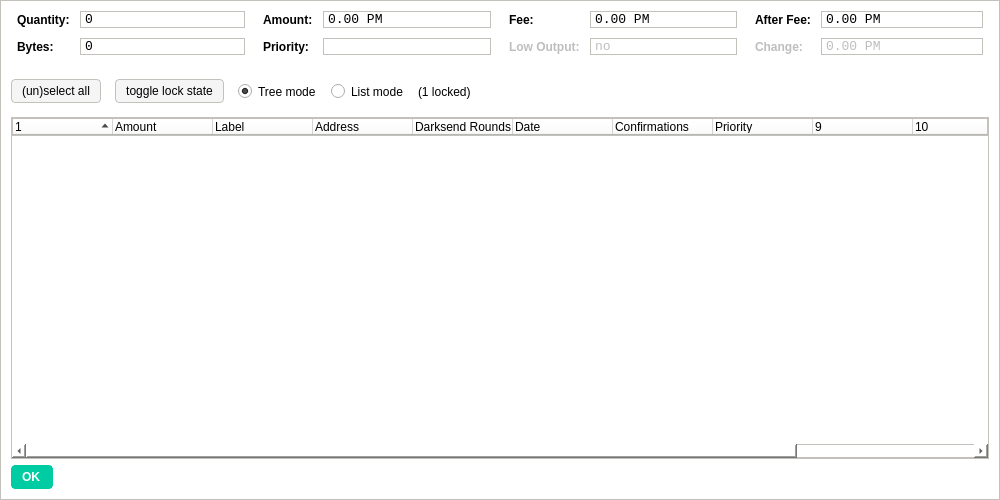
<?xml version="1.0" encoding="UTF-8"?>
<ui version="4.0">
 <class>CoinControlDialog</class>
 <widget class="QDialog" name="CoinControlDialog">
  <property name="geometry">
   <rect>
    <x>0</x>
    <y>0</y>
    <width>1000</width>
    <height>500</height>
   </rect>
  </property>
  <property name="windowTitle">
   <string>Coin Control</string>
  </property>
  <property name="styleSheet">
   <string notr="true">background-color: rgb(255, 255, 255);
border: 1px solid #c4c1bd;</string>
  </property>
  <layout class="QVBoxLayout" name="verticalLayout">
   <item>
    <layout class="QHBoxLayout" name="horizontalLayoutTop" stretch="0,0,0,0">
     <property name="topMargin">
      <number>0</number>
     </property>
     <property name="bottomMargin">
      <number>10</number>
     </property>
     <item>
      <layout class="QFormLayout" name="formLayoutCoinControl1">
       <property name="horizontalSpacing">
        <number>10</number>
       </property>
       <property name="verticalSpacing">
        <number>10</number>
       </property>
       <property name="leftMargin">
        <number>6</number>
       </property>
       <property name="rightMargin">
        <number>6</number>
       </property>
       <item row="0" column="0">
        <widget class="QLabel" name="labelCoinControlQuantityText">
         <property name="styleSheet">
          <string notr="true">font-weight:bold;
border: 0;</string>
         </property>
         <property name="text">
          <string>Quantity:</string>
         </property>
        </widget>
       </item>
       <item row="0" column="1">
        <widget class="QLabel" name="labelCoinControlQuantity">
         <property name="font">
          <font>
           <family>Monospace</family>
           <pointsize>10</pointsize>
          </font>
         </property>
         <property name="cursor">
          <cursorShape>IBeamCursor</cursorShape>
         </property>
         <property name="contextMenuPolicy">
          <enum>Qt::ActionsContextMenu</enum>
         </property>
         <property name="text">
          <string notr="true">0</string>
         </property>
         <property name="textInteractionFlags">
          <set>Qt::LinksAccessibleByMouse|Qt::TextSelectableByKeyboard|Qt::TextSelectableByMouse</set>
         </property>
        </widget>
       </item>
       <item row="1" column="0">
        <widget class="QLabel" name="labelCoinControlBytesText">
         <property name="styleSheet">
          <string notr="true">font-weight:bold;
border: 0;</string>
         </property>
         <property name="text">
          <string>Bytes:</string>
         </property>
        </widget>
       </item>
       <item row="1" column="1">
        <widget class="QLabel" name="labelCoinControlBytes">
         <property name="font">
          <font>
           <family>Monospace</family>
           <pointsize>10</pointsize>
          </font>
         </property>
         <property name="cursor">
          <cursorShape>IBeamCursor</cursorShape>
         </property>
         <property name="contextMenuPolicy">
          <enum>Qt::ActionsContextMenu</enum>
         </property>
         <property name="text">
          <string notr="true">0</string>
         </property>
         <property name="textInteractionFlags">
          <set>Qt::LinksAccessibleByMouse|Qt::TextSelectableByKeyboard|Qt::TextSelectableByMouse</set>
         </property>
        </widget>
       </item>
      </layout>
     </item>
     <item>
      <layout class="QFormLayout" name="formLayoutCoinControl2">
       <property name="horizontalSpacing">
        <number>10</number>
       </property>
       <property name="verticalSpacing">
        <number>10</number>
       </property>
       <property name="leftMargin">
        <number>6</number>
       </property>
       <property name="rightMargin">
        <number>6</number>
       </property>
       <item row="0" column="0">
        <widget class="QLabel" name="labelCoinControlAmountText">
         <property name="styleSheet">
          <string notr="true">font-weight:bold;
border: 0;</string>
         </property>
         <property name="text">
          <string>Amount:</string>
         </property>
        </widget>
       </item>
       <item row="0" column="1">
        <widget class="QLabel" name="labelCoinControlAmount">
         <property name="font">
          <font>
           <family>Monospace</family>
           <pointsize>10</pointsize>
          </font>
         </property>
         <property name="cursor">
          <cursorShape>IBeamCursor</cursorShape>
         </property>
         <property name="contextMenuPolicy">
          <enum>Qt::ActionsContextMenu</enum>
         </property>
         <property name="text">
          <string notr="true">0.00 PM</string>
         </property>
         <property name="textInteractionFlags">
          <set>Qt::LinksAccessibleByMouse|Qt::TextSelectableByKeyboard|Qt::TextSelectableByMouse</set>
         </property>
        </widget>
       </item>
       <item row="1" column="0">
        <widget class="QLabel" name="labelCoinControlPriorityText">
         <property name="styleSheet">
          <string notr="true">font-weight:bold;
border: 0;</string>
         </property>
         <property name="text">
          <string>Priority:</string>
         </property>
        </widget>
       </item>
       <item row="1" column="1">
        <widget class="QLabel" name="labelCoinControlPriority">
         <property name="font">
          <font>
           <family>Monospace</family>
           <pointsize>10</pointsize>
          </font>
         </property>
         <property name="cursor">
          <cursorShape>IBeamCursor</cursorShape>
         </property>
         <property name="contextMenuPolicy">
          <enum>Qt::ActionsContextMenu</enum>
         </property>
         <property name="text">
          <string/>
         </property>
         <property name="textInteractionFlags">
          <set>Qt::LinksAccessibleByMouse|Qt::TextSelectableByKeyboard|Qt::TextSelectableByMouse</set>
         </property>
        </widget>
       </item>
      </layout>
     </item>
     <item>
      <layout class="QFormLayout" name="formLayoutCoinControl3">
       <property name="horizontalSpacing">
        <number>10</number>
       </property>
       <property name="verticalSpacing">
        <number>10</number>
       </property>
       <property name="leftMargin">
        <number>6</number>
       </property>
       <property name="rightMargin">
        <number>6</number>
       </property>
       <item row="0" column="0">
        <widget class="QLabel" name="labelCoinControlFeeText">
         <property name="styleSheet">
          <string notr="true">font-weight:bold;
border: 0;</string>
         </property>
         <property name="text">
          <string>Fee:</string>
         </property>
        </widget>
       </item>
       <item row="0" column="1">
        <widget class="QLabel" name="labelCoinControlFee">
         <property name="font">
          <font>
           <family>Monospace</family>
           <pointsize>10</pointsize>
          </font>
         </property>
         <property name="cursor">
          <cursorShape>IBeamCursor</cursorShape>
         </property>
         <property name="contextMenuPolicy">
          <enum>Qt::ActionsContextMenu</enum>
         </property>
         <property name="text">
          <string notr="true">0.00 PM</string>
         </property>
         <property name="textInteractionFlags">
          <set>Qt::LinksAccessibleByMouse|Qt::TextSelectableByKeyboard|Qt::TextSelectableByMouse</set>
         </property>
        </widget>
       </item>
       <item row="1" column="0">
        <widget class="QLabel" name="labelCoinControlLowOutputText">
         <property name="enabled">
          <bool>false</bool>
         </property>
         <property name="styleSheet">
          <string notr="true">font-weight:bold;
border: 0;</string>
         </property>
         <property name="text">
          <string>Low Output:</string>
         </property>
        </widget>
       </item>
       <item row="1" column="1">
        <widget class="QLabel" name="labelCoinControlLowOutput">
         <property name="enabled">
          <bool>false</bool>
         </property>
         <property name="font">
          <font>
           <family>Monospace</family>
           <pointsize>10</pointsize>
          </font>
         </property>
         <property name="cursor">
          <cursorShape>IBeamCursor</cursorShape>
         </property>
         <property name="contextMenuPolicy">
          <enum>Qt::ActionsContextMenu</enum>
         </property>
         <property name="text">
          <string notr="true">no</string>
         </property>
         <property name="textInteractionFlags">
          <set>Qt::LinksAccessibleByMouse|Qt::TextSelectableByKeyboard|Qt::TextSelectableByMouse</set>
         </property>
        </widget>
       </item>
      </layout>
     </item>
     <item>
      <layout class="QFormLayout" name="formLayoutCoinControl4">
       <property name="horizontalSpacing">
        <number>10</number>
       </property>
       <property name="verticalSpacing">
        <number>10</number>
       </property>
       <property name="leftMargin">
        <number>6</number>
       </property>
       <property name="rightMargin">
        <number>6</number>
       </property>
       <item row="0" column="0">
        <widget class="QLabel" name="labelCoinControlAfterFeeText">
         <property name="styleSheet">
          <string notr="true">font-weight:bold;
border: 0;</string>
         </property>
         <property name="text">
          <string>After Fee:</string>
         </property>
        </widget>
       </item>
       <item row="0" column="1">
        <widget class="QLabel" name="labelCoinControlAfterFee">
         <property name="font">
          <font>
           <family>Monospace</family>
           <pointsize>10</pointsize>
          </font>
         </property>
         <property name="cursor">
          <cursorShape>IBeamCursor</cursorShape>
         </property>
         <property name="contextMenuPolicy">
          <enum>Qt::ActionsContextMenu</enum>
         </property>
         <property name="text">
          <string notr="true">0.00 PM</string>
         </property>
         <property name="textInteractionFlags">
          <set>Qt::LinksAccessibleByMouse|Qt::TextSelectableByKeyboard|Qt::TextSelectableByMouse</set>
         </property>
        </widget>
       </item>
       <item row="1" column="0">
        <widget class="QLabel" name="labelCoinControlChangeText">
         <property name="enabled">
          <bool>false</bool>
         </property>
         <property name="styleSheet">
          <string notr="true">font-weight:bold;
border: 0;</string>
         </property>
         <property name="text">
          <string>Change:</string>
         </property>
        </widget>
       </item>
       <item row="1" column="1">
        <widget class="QLabel" name="labelCoinControlChange">
         <property name="enabled">
          <bool>false</bool>
         </property>
         <property name="font">
          <font>
           <family>Monospace</family>
           <pointsize>10</pointsize>
          </font>
         </property>
         <property name="cursor">
          <cursorShape>IBeamCursor</cursorShape>
         </property>
         <property name="contextMenuPolicy">
          <enum>Qt::ActionsContextMenu</enum>
         </property>
         <property name="text">
          <string notr="true">0.00 PM</string>
         </property>
         <property name="textInteractionFlags">
          <set>Qt::LinksAccessibleByMouse|Qt::TextSelectableByKeyboard|Qt::TextSelectableByMouse</set>
         </property>
        </widget>
       </item>
      </layout>
     </item>
    </layout>
   </item>
   <item>
    <widget class="QFrame" name="frame">
     <property name="minimumSize">
      <size>
       <width>0</width>
       <height>40</height>
      </size>
     </property>
     <property name="styleSheet">
      <string notr="true">border: 0;</string>
     </property>
     <property name="frameShape">
      <enum>QFrame::StyledPanel</enum>
     </property>
     <property name="frameShadow">
      <enum>QFrame::Sunken</enum>
     </property>
     <widget class="QWidget" name="horizontalLayoutWidget">
      <property name="geometry">
       <rect>
        <x>0</x>
        <y>0</y>
        <width>791</width>
        <height>41</height>
       </rect>
      </property>
      <layout class="QHBoxLayout" name="horizontalLayoutPanel" stretch="0,0,0,0,0,0">
       <property name="spacing">
        <number>14</number>
       </property>
       <item>
        <widget class="QPushButton" name="pushButtonSelectAll">
         <property name="sizePolicy">
          <sizepolicy hsizetype="Maximum" vsizetype="Fixed">
           <horstretch>0</horstretch>
           <verstretch>0</verstretch>
          </sizepolicy>
         </property>
         <property name="styleSheet">
          <string notr="true">background-color: rgb(245, 245, 245);
border-radius: 4px;
border: 1px solid #c4c1bd;
font-weight: 400;
padding: 4px;
padding-left: 10px;
padding-right: 10px;</string>
         </property>
         <property name="text">
          <string>(un)select all</string>
         </property>
        </widget>
       </item>
       <item>
        <widget class="QPushButton" name="pushButtonToggleLock">
         <property name="sizePolicy">
          <sizepolicy hsizetype="Maximum" vsizetype="Fixed">
           <horstretch>0</horstretch>
           <verstretch>0</verstretch>
          </sizepolicy>
         </property>
         <property name="styleSheet">
          <string notr="true">background-color: rgb(245, 245, 245);
border-radius: 4px;
border: 1px solid #c4c1bd;
font-weight: 400;
padding: 4px;
padding-left: 10px;
padding-right: 10px;</string>
         </property>
         <property name="text">
          <string>toggle lock state</string>
         </property>
         <property name="autoDefault">
          <bool>false</bool>
         </property>
        </widget>
       </item>
       <item>
        <widget class="QRadioButton" name="radioTreeMode">
         <property name="sizePolicy">
          <sizepolicy hsizetype="Maximum" vsizetype="Fixed">
           <horstretch>0</horstretch>
           <verstretch>0</verstretch>
          </sizepolicy>
         </property>
         <property name="text">
          <string>Tree mode</string>
         </property>
         <property name="checked">
          <bool>true</bool>
         </property>
        </widget>
       </item>
       <item>
        <widget class="QRadioButton" name="radioListMode">
         <property name="sizePolicy">
          <sizepolicy hsizetype="Maximum" vsizetype="Fixed">
           <horstretch>0</horstretch>
           <verstretch>0</verstretch>
          </sizepolicy>
         </property>
         <property name="text">
          <string>List mode</string>
         </property>
        </widget>
       </item>
       <item>
        <widget class="QLabel" name="labelLocked">
         <property name="text">
          <string>(1 locked)</string>
         </property>
        </widget>
       </item>
       <item>
        <spacer name="horizontalSpacer">
         <property name="orientation">
          <enum>Qt::Horizontal</enum>
         </property>
         <property name="sizeHint" stdset="0">
          <size>
           <width>40</width>
           <height>20</height>
          </size>
         </property>
        </spacer>
       </item>
      </layout>
     </widget>
    </widget>
   </item>
   <item>
    <widget class="CoinControlTreeWidget" name="treeWidget">
     <property name="contextMenuPolicy">
      <enum>Qt::CustomContextMenu</enum>
     </property>
     <property name="sortingEnabled">
      <bool>false</bool>
     </property>
     <property name="columnCount">
      <number>12</number>
     </property>
     <attribute name="headerShowSortIndicator" stdset="0">
      <bool>true</bool>
     </attribute>
     <attribute name="headerStretchLastSection">
      <bool>false</bool>
     </attribute>
     <column>
      <property name="text">
       <string/>
      </property>
     </column>
     <column>
      <property name="text">
       <string>Amount</string>
      </property>
     </column>
     <column>
      <property name="text">
       <string>Label</string>
      </property>
     </column>
     <column>
      <property name="text">
       <string>Address</string>
      </property>
     </column>
     <column>
      <property name="text">
       <string>Darksend Rounds</string>
      </property>
     </column>
     <column>
      <property name="text">
       <string>Date</string>
      </property>
     </column>
     <column>
      <property name="text">
       <string>Confirmations</string>
      </property>
      <property name="toolTip">
       <string>Confirmed</string>
      </property>
     </column>
     <column>
      <property name="text">
       <string>Priority</string>
      </property>
     </column>
     <column>
      <property name="text">
       <string/>
      </property>
     </column>
     <column>
      <property name="text">
       <string/>
      </property>
     </column>
     <column>
      <property name="text">
       <string/>
      </property>
     </column>
     <column>
      <property name="text">
       <string/>
      </property>
     </column>
    </widget>
   </item>
   <item>
    <widget class="QDialogButtonBox" name="buttonBox">
     <property name="enabled">
      <bool>true</bool>
     </property>
     <property name="sizePolicy">
      <sizepolicy hsizetype="Maximum" vsizetype="Fixed">
       <horstretch>0</horstretch>
       <verstretch>0</verstretch>
      </sizepolicy>
     </property>
     <property name="styleSheet">
      <string notr="true">background-color: rgb(0, 204, 163);
color: rgb(255, 255, 255);
border-radius: 4px;
border-color:  rgb(0, 204, 163);
font-weight: 600;
padding: 4px;
padding-left: 10px;
padding-right: 12px;
icon-size: 0;</string>
     </property>
     <property name="orientation">
      <enum>Qt::Horizontal</enum>
     </property>
     <property name="standardButtons">
      <set>QDialogButtonBox::Ok</set>
     </property>
    </widget>
   </item>
  </layout>
 </widget>
 <customwidgets>
  <customwidget>
   <class>CoinControlTreeWidget</class>
   <extends>QTreeWidget</extends>
   <header>coincontroltreewidget.h</header>
  </customwidget>
 </customwidgets>
 <resources/>
 <connections/>
</ui>
